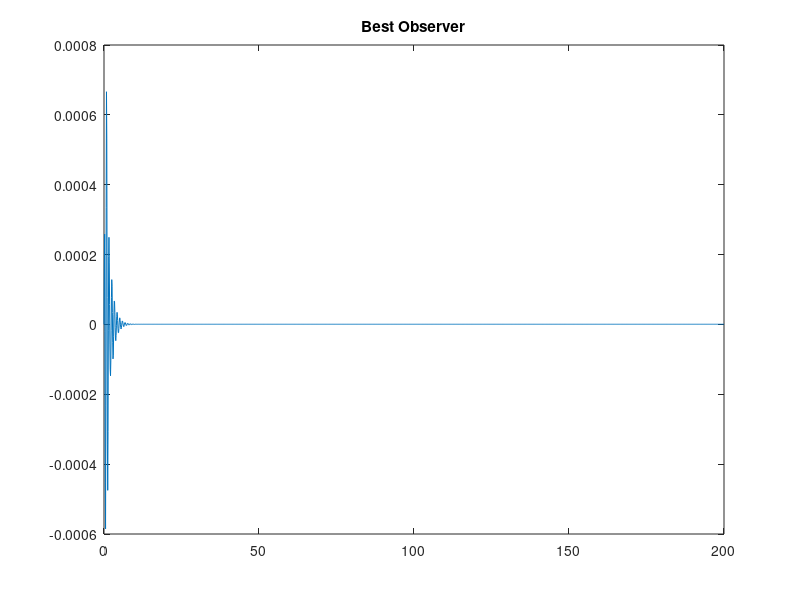

This figure's MATLAB source: (Note: this script raises an error after producing the figure.)
%% Best Observer for X as output
%% Parameters already given
m1=100;
m2=100;
m=1000;
l1=20;
l2=10;
g=9.8;
%% State Matrices
%%
A=[0 1 0 0 0 0;
    0 0 -(m1*g)/m 0 -(m2*g)/m 0;
    0 0 0 1 0 0;
    0 0 (-(m1*g)/(m*l1) -(g/l1)) 0 -(m2*g)/(m*l1) 0; 
    0 0 0 0 0 1; 
    0 0 -(m1*g)/(m*l2) 0 (-(m2*g)/(m*l2) -(g/l2)) 0 ];
B=[0; 1/m; 0; 1/(m*l1); 0; 1/(m*l2)];
C=[1 0 0 0 0 0];
D=0;
states = {'x' 'x_dot' 'p1' 'p1_dot' 'p2' 'p2_dot'}; %states
inputs = {'F'};                                     % intput
outputs = {'x'};                                    % output
%% Finding the gain matrix from LQR
Q = [1000 0 0 0 0 0; 
    0 0 0 0 0 0; 
    0 0 1000000 0 0 0; 
    0 0 0 0 0 0; 
    0 0 0 0 1000000 0;
    0 0 0 0 0 0]  %LQR Input
R = 0.1 ;                                          %LQR Input
K = lqr(A,B,Q,R)                   %Gain Calculation from LQR
Ac = [(A-(B*K))];
Bc = [B];
Cc = [C];
Dc = [D];
l=eig(Ac)                                     %eigenvalues of cloed loop
states = {'x' 'x_dot' 'p1' 'p1_dot' 'p2' 'p2_dot'};   %states
inputs = {'f'};                                       % intput after lqr
outputs = {'x'};                                      % output after lqr
sys_c2 = ss(Ac,Bc,Cc,Dc,'statename',states,'inputname',inputs,'outputname',outputs); %creates statesspace model
t = 0:0.1:200;
f = 50*ones(size(t));
[y,t,x]=lsim(sys_c2,f,t);  %simulates response 
plot(t,y(:,1));
%% Finding 'best' observer matrix
P = 10*[l.']                      %finding the best poles 
L = place(A',C',P)'     %Values of observer are found using  pole placment
Al = [(A-(L*C))];
Bl = [B];
Cl = [C];
Dl = [D];
states = {'x' 'x_dot' 'p1' 'p1_dot' 'p2' 'p2_dot'};  %states
inputs = {'f'};                                      % intput for observer
outputs = {'x'};                                     % output after observe
sys_c2 = ss(Al,Bl,Cl,Dl,'statename',states,'inputname',inputs,'outputname',outputs); %creates statesspace model
t = 0:0.1:200;
f = 50*ones(size(t));
[y,t,x]=lsim(sys_c2,f,t);  %simulates response 
plot(t,y(:,1));            %plotting the response
title('Best Observer');
%% lQG for smallest vector.
Cn = [1 0 0 0 0 0];
sys_ss = ss(A,B,Cn,0);
Nbar = rscale(sys_ss,K)
Ace = [(A-B*K) (B*K);
       zeros(size(A)) (A-L*C)];
Bce = [B*Nbar;
       zeros(size(B))];
Cce = [Cc zeros(size(Cc))];
Dce = [0];
states = {'x' 'x_dot' 'theta' 'theta1_dot' 'theta2' 'theta2_dot' 'e1' 'e2' 'e3' 'e4' 'e5' 'e6'};
inputs = {'r'};
outputs = {'x'};
sys_est_cl = ss(Ace,Bce,Cce,Dce,'statename',states,'inputname',inputs,'outputname',outputs);
t = 0:0.1:500;
r = 50*ones(size(t));
[y,t,x]=lsim(sys_est_cl,r,t);
plot(t,y)  %plotting lqg
title('LQG for Smallest Output Vector: x')